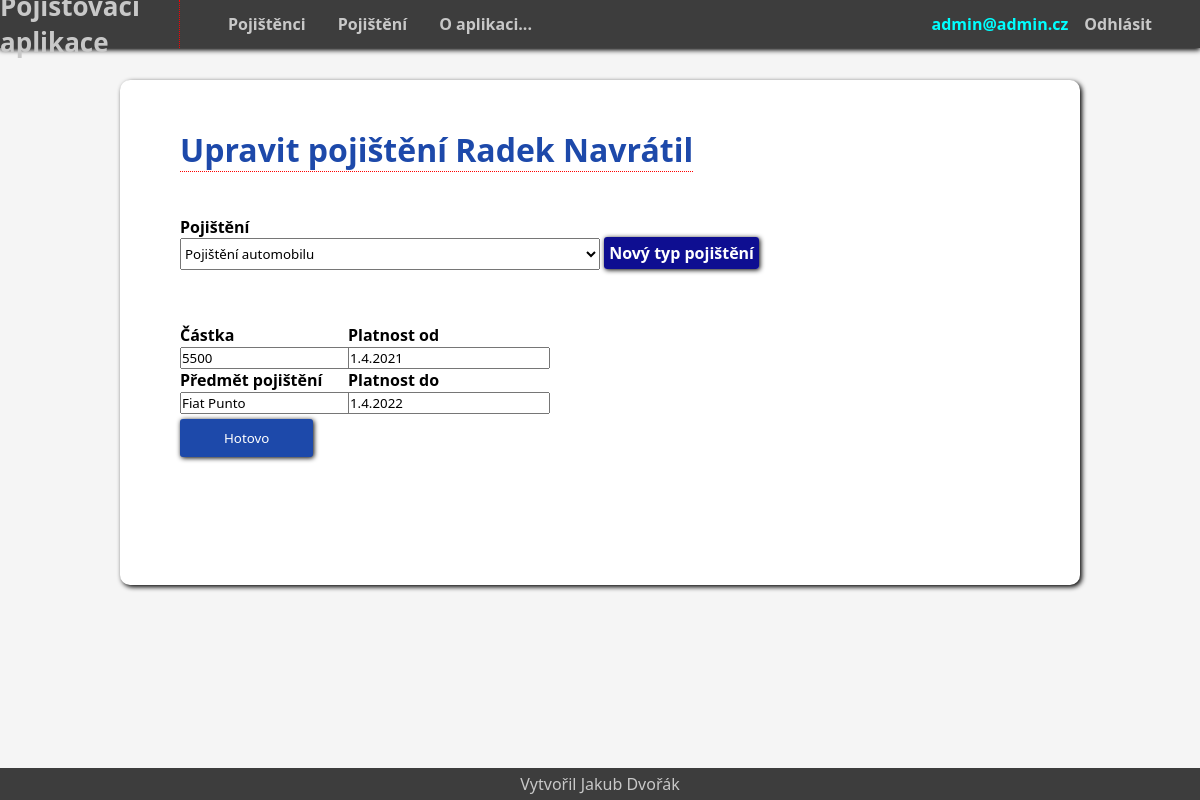
The page /23/uprav_pojisteni/ (signed in) on the database its author committed.
### mainapp/models.py (models this page shows, shortened)
class Uzivatel(AbstractBaseUser):
    email = models.EmailField(max_length = 300, unique = True)
    is_admin = models.BooleanField(default=False)
    class Meta:
        verbose_name = "uživatel"
        verbose_name_plural = "uživatelé"
    object = UzivatelskyManager()
    USERNAME_FIELD = "email"

class Pojistenec(models.Model):
    Jmeno = models.CharField(max_length=20,verbose_name = "Jméno")
    Prijmeni = models.CharField(max_length=20,verbose_name = "Přijmení")
    email = models.EmailField(max_length=80, unique=False)
    tel = models.IntegerField()
    mesto = models.CharField(max_length=80,verbose_name = "Město")
    ulice = models.CharField(max_length=80)
    PSC = models.IntegerField(verbose_name = "PSČ")
    class Meta:
        verbose_name = "Pojištěnec"
        verbose_name_plural = "Pojištěnci"
    def __str__(self):
        return f"{self.Jmeno} {self.Prijmeni}"

class ZalozenaPojisteni(models.Model):
    pojistka = models.ForeignKey(Pojisteni, null=True,verbose_name = "Pojištění", on_delete = models.SET_NULL)
    pojistenec = models.ForeignKey(Pojistenec, null=True,verbose_name = "Pojištěnec", on_delete = models.CASCADE)
    castka = models.IntegerField(null=True,blank=True,verbose_name = "Částka")
    predmet_pojisteni = models.CharField(max_length=80,null=True,blank=True, verbose_name = "Předmět pojištění")
    platnost_od = models.CharField(max_length=80,null=True,blank=True)
    platnost_do = models.CharField(max_length=80,null=True,blank=True)
    class Meta:
        verbose_name = "Založena pojistka"
        verbose_name_plural = "Založené pojištění"

### mainapp/views.py (the view, shortened to what this page needs)
# urls.py: path("<int:pk>/uprav_pojisteni/",views.EditPojistky.as_view(),name="uprav_pojisteni"),
class EditPojistky(LoginRequiredMixin,generic.edit.CreateView):
    form_class = ZalozitPojisteniForm
    template_name = "mainapp/zaloz_pojisteni.html"
    nadpis = "Upravit pojištění" # Začátek nadpisu pro template, následně doplněný o jméno pojištěnce
    def get(self,request,pk):
        if not request.user.is_admin:
            messages.error(request, "Nedostatečná práva pro úpravu")
            return redirect("index")
        try:
            pojistka = ZalozenaPojisteni.objects.get(pk=pk)
        except:
            messages.error(request, "Toto pojištění neexistuje")
            return redirect("index")
        form = self.form_class(instance=pojistka)
        return render(request,self.template_name,{"form": form,'nadpis':self.nadpis,"pojistenec":pojistka.pojistenec})

### mainapp/forms.py
class ZalozitPojisteniForm(forms.ModelForm):
    class Meta:
        model = ZalozenaPojisteni
        fields =["pojistenec","pojistka","castka","platnost_od","platnost_do","predmet_pojisteni"]

### mainapp/models.py (called while the page is built)
    def __str__(self):
        return f"{self.nazev}"

### mainapp/templates/mainapp/zaloz_pojisteni.html (shortened to what this page needs)
{% extends "base.html" %}
{% load crispy_forms_tags %}
{% block content %}
<h1 class="nadpis">{{ nadpis }} {{ pojistenec }}</h1>
<br>
<br>
<form method="POST">
{% for field in form %}
        {% if field.label == "Pojištění" %}
            <strong>{{field.label}}</strong><br>
            {{field}} <a href={% url "vytvor_pojisteni" %} class="tvorba"> Nový typ pojištění  </a><br><br>
        {% endif %}
{% endfor %}
<div class="conteiner">
    <div class="item1">
    {% for field in form %}
        {% if field.label == "Částka" or field.label == "Předmět pojištění" %}
            {{field.label}}<br>
            {{field}}<br>
        {% endif %}
    {% endfor %}
    </div>
    <div class="item2">
    {% for field in form %}
        {% if field.label == "Platnost od" or field.label == "Platnost do" %}
            {{field.label}}<br>
            {{field}}<br>
        {% endif %}
    {% endfor %}
    </div>
</div>
<button type="submit">Hotovo</button>
</form>
{% endblock %}

### mainapp/templates/base.html (shortened to what this page needs)
<!DOCTYPE html>
<html lang="en">
<head>
{% load static %}
    <link rel="stylesheet" href="{% static 'css/styl.css' %}" type="text/css">
</head>
<body>
    <header>
        <div id="logo">
            <h1><a href={% url "index" %} >Pojišťovací aplikace</a></h1>
        </div>
        <nav>
            <div class="vyber">
             <ul>
                <li><a href={% url "index" %} >Pojištěnci</a></li>
                <li><a href={% url "pojisteni" %}>Pojištění</a></li>
                <li><a href={% url "o_aplikaci" %} >O aplikaci...</a></li>
             </ul>
            </div>
            <div class="login">
                <ul>
                    {% if request.user.is_authenticated %}
                    <li>{{request.user.email}}</li>
                    <li><a href={% url "logout" %}>Odhlásit</a></li>
                    {% else %}
                    <li><a href={% url "login" %}>Přihlásit</a></li>
                    <li><a href={% url "registrace" %}>Registrace</a></li>
                    {% endif %}
                </ul>
            </div>
        </nav>
    </header>
    <div class="content">
    {% block content %}
    {% endblock %}
    </div>
    <footer>
        Vytvořil Jakub Dvořák
    </footer>
</body>
</html>

### mainapp/static/css/styl.css (style rules this page uses)
* { margin: 0; padding: 0; box-sizing: border-box; font-family: system-ui, -apple-system, BlinkMacSystemFont, 'Segoe UI', Roboto, Oxygen, Ubuntu, Cantarell, 'Open Sans', 'Helvetica Neue', sans-serif; }
.conteiner { margin-top: 2em; display: grid; grid-template-columns: 20% 20%; font-weight: bold; }
.item1 { grid-column: 1; }
.item2 { grid-column: 2; }
select { width: 50%; height: 2rem; }
body { min-height: 100vh; background-color: whitesmoke; }
header { display: flex; flex-direction: row; background-color: rgb(61, 61, 61); height: 3em; box-shadow: 0px 2px 5px black; width: 100%; }
#logo { display: flex; flex-direction: column; justify-content: center; align-items: center; color: rgb(200, 200, 200); border-right: dotted red 1px; width: 15%; font-size: small; }
#logo a { text-decoration: none; color: rgb(200, 200, 200); }
nav { display: flex; flex-direction: row; justify-content: space-between; width: 85%; list-style: none; font-weight: bold; }
.vyber { display: flex; flex-direction: column; justify-content: center; padding-left: 2em; }
nav ul { display: flex; flex-direction: row; justify-content: space-between; }
nav li { list-style: none; color: aqua; font-weight: bold; }
nav li a { text-decoration: none; margin: 0 1em 0 1em; color: rgb(200, 200, 200); }
.login { display: flex; flex-direction: column; justify-content: center; padding-right: 2em; }
footer { position: fixed; height: 2em; line-height: 2em; min-width: 100vw; background-color: rgb(61, 61, 61); bottom: 0; text-align: center; vertical-align: middle; color: rgb(200, 200, 200) ; }
.content { width: 80%; margin: 2em auto 3em auto; background-color: white; padding: 3em 5% 8em 5%; border-radius: 10px; box-shadow: 2px 2px 5px black; }
.nadpis { font-weight: bold; color: rgb(29, 73, 170); border-bottom: red dotted 1px; width: max-content; }
.tvorba { background-color: rgb(14, 14, 145); border-radius: 3px; text-decoration: none; padding: 5px; color: white; font-weight: bold; box-shadow: 1px 1px 5px black; }
form button { margin-top: 5px; background-color: rgb(29, 73, 170); color: white; box-shadow: 1px 1px 5px black; border-radius: 3px; border: none; padding: 10px; width: 10em; }

### rows shown on the page
Uzivatel: user.email "admin@admin.cz"
Pojistenec: Jmeno+Prijmeni "Radek Navrátil"
ZalozenaPojisteni: form "Pojištění automobilu", form "5500" "Fiat Punto", form "1.4.2021" "1.4.2022"

### other values the page prints
{{ nadpis }} "Upravit pojištění"
{{ field.label }} "Pojištění"
{{ field.label }} "Částka" "Předmět pojištění"
{{ field.label }} "Platnost od" "Platnost do"
